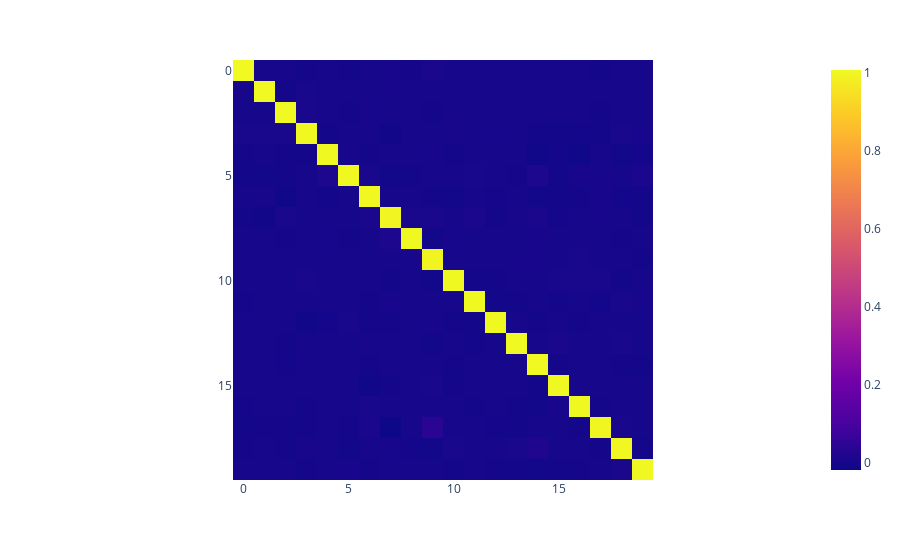

Notebook code for this chart:
### Code cell
px.imshow(K_matrix.detach().numpy())

### Figure 1 — Plotly figure (JSON) as saved in the notebook; plotly's stock layout.template omitted (floating-point values rounded to 4 significant figures; data arrays with more than 128 entries replaced by an {"elided": "..."} marker saying what was removed)
{"data": [{"coloraxis": "coloraxis", "hovertemplate": "x: %{x}<br>y: %{y}<br>color: %{z}<extra></extra>", "name": "0", "type": "heatmap", "xaxis": "x", "yaxis": "y", "z": {"elided": "20x20 float values"}}], "layout": {"coloraxis": {"colorscale": [[0, "#0d0887"], [0.1111, "#46039f"], [0.2222, "#7201a8"], [0.3333, "#9c179e"], [0.4444, "#bd3786"], [0.5556, "#d8576b"], [0.6667, "#ed7953"], [0.7778, "#fb9f3a"], [0.8889, "#fdca26"], [1, "#f0f921"]]}, "margin": {"t": 60}, "xaxis": {"anchor": "y", "constrain": "domain", "domain": [0, 1], "scaleanchor": "y"}, "yaxis": {"anchor": "x", "autorange": "reversed", "constrain": "domain", "domain": [0, 1]}}}
